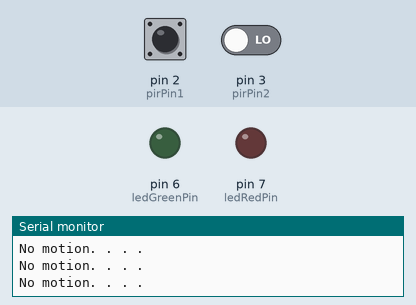
A sketch run on a simulated Arduino Uno, built with avr-gcc and run on an emulated ATmega328P. On the bench: output pins drawn as LEDs (lit = HIGH), the last lines printed to the serial monitor. Inputs (shaded band) come from the test bench; at power-on: pin 2 (pirPin1) LOW, pin 3 (pirPin2) LOW.

Above: at 1.8 s.
1.9 s: pin 2 (pirPin1) driven HIGH
At 2.4 s:
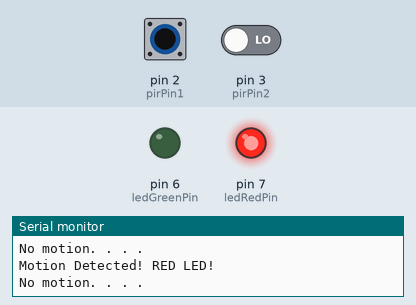
3.5 s: pin 3 (pirPin2) driven HIGH
At 3.8 s:
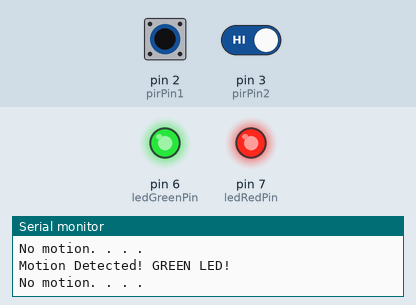
5.0 s: pin 2 (pirPin1) pulsed LOW 5 times (0.12 s each, 0.3 s apart)
At 7.0 s:
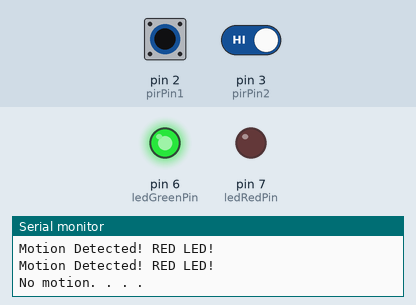
Timing chart, 0 to 8.5 s (numbered marks = the images above; inputs shaded):
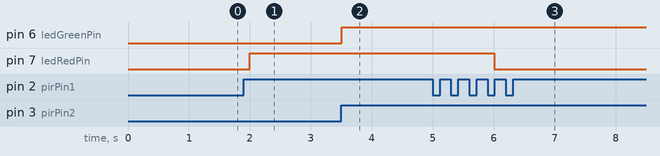

Measured:
- after the input at 1.9 s, pin 7 (ledRedPin): LOW → HIGH after 0.10 s
- after the input at 3.5 s, pin 6 (ledGreenPin): LOW → HIGH at once
- after the input at 5.0 s, pin 7 (ledRedPin): HIGH → LOW after 1.0 s

The sketch:

Task1.3C.ino
```cpp
// C++ code
//
const byte pirPin1 = 2;
const byte pirPin2 = 3;
const byte ledRedPin = 7; // LED RED Pin
const byte ledGreenPin = 6; // LED GREEN Pin
volatile byte ledRedState = LOW;
volatile byte ledGreenState = LOW;
volatile byte pirStateRed = LOW;
volatile byte pirStateGreen = LOW;

void setup()
{
    Serial.begin(9600);            // Starting Serial Terminal
    pinMode(pirPin1, INPUT_PULLUP); // Set the pin for PIR1
    pinMode(pirPin2, INPUT_PULLUP); // Set the pin for PIR2
    pinMode(ledRedPin, OUTPUT);       // Set the pin for LED RED
    pinMode(ledGreenPin, OUTPUT);       // Set the pin for LED GREEN
    attachInterrupt(digitalPinToInterrupt(pirPin1), turnLEDRed, RISING);
    attachInterrupt(digitalPinToInterrupt(pirPin2), turnLEDGreen, RISING);
}

void loop()
{
    // Detecting motion to trigger interruption
    pirStateRed = digitalRead(pirPin1);
    pirStateGreen = digitalRead(pirPin2);

  	Serial.print("No motion. . . .");
    Serial.println();
    digitalWrite(ledRedPin, ledRedState);
    digitalWrite(ledGreenPin, ledGreenState);
    delay(500);
}

void turnLEDRed()
{
  	ledRedState = !ledRedState;
    Serial.print("Motion Detected! RED LED!");
    Serial.println();
    delay(2000);
}

void turnLEDGreen()
{
  	ledGreenState = !ledGreenState;
    Serial.print("Motion Detected! GREEN LED!");
    Serial.println();
    delay(2000);
}
```

Task1.1P.cpp
```cpp
// C++ code
//
const int pirPin = 2; // PIR Pin
const int ledPin = 7; // LED Pin
volatile byte ledState = HIGH;
volatile byte pirState = LOW;

void setup()
{
    Serial.begin(9600);            // Starting Serial Terminal
    pinMode(pirPin, INPUT_PULLUP); // Set the pin for PIR
    pinMode(ledPin, OUTPUT);       // Set the pin for LED
}

void loop()
{
    pirState = digitalRead(pirPin);
    Serial.print("No motion");
    Serial.println();
    if (pirState == HIGH)
    {
        ledState = !ledState;
        Serial.print("Motion detected!");
        Serial.println();
    }
    digitalWrite(ledPin, ledState);
    delay(1000);
}
```
